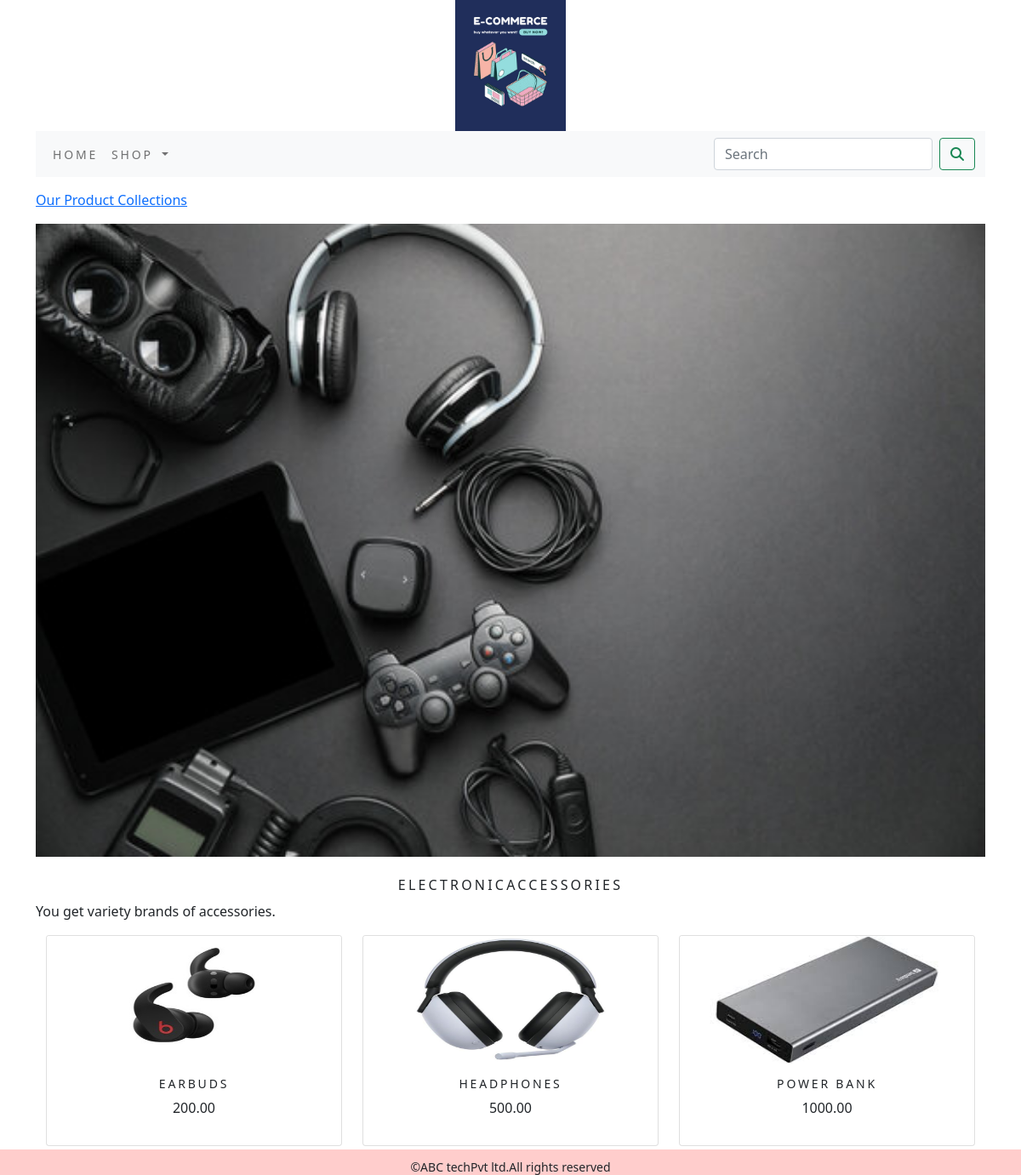
The page /shop/electronicaccessories/ on the database its author committed.
### shop/models.py (models this page shows, shortened)
class Category(models.Model):
    name = models.CharField(max_length=250, unique=True)
    slug = models.SlugField(max_length=250, unique=True)
    description = models.TextField(blank=True)
    image = models.ImageField(upload_to='category', blank=True)
    class Meta:
        ordering = ('name',)
        verbose_name = 'category'
        verbose_name_plural = 'categories'
    def get_url(self):
        return reverse('shop:products_by_category', args=[self.slug])

class Product(models.Model):
    name = models.CharField(max_length=250, unique=True)
    slug = models.SlugField(max_length=250, unique=True)
    description = models.TextField(blank=True)
    price = models.DecimalField(max_digits=10, decimal_places=2)
    category = models.ForeignKey(Category, on_delete=models.CASCADE)
    image = models.ImageField(upload_to='product', blank=True)
    stock = models.IntegerField()
    available = models.BooleanField(default=True)
    created = models.DateTimeField(auto_now_add=True)
    updated = models.DateTimeField(auto_now=True)
    def get_url(self):
        return reverse('shop:prodCatdetail', args=[self.category.slug, self.slug])
    class Meta:
        ordering = ('name',)
        verbose_name = 'product'
        verbose_name_plural = 'products'

### shop/views.py (the view)
# urls.py: path('',views.allProductCat,name='allProductCat'),
def allProductCat(request, c_slug=None):
    c_page = None
    products_list = None
    if c_slug != None:
        c_page = get_object_or_404(Category, slug=c_slug)
        products_list = Product.objects.all().filter(category=c_page, available=True)
    else:
        products_list = Product.objects.all().filter(available=True)
    paginator=Paginator(products_list,6)
    try:
        page=int(request.GET.get('page','1'))
    except:
        page=1
    try:
        products=paginator.page(page)
    except (EmptyPage,InvalidPage):
        products=paginator.page(Paginator.num_pages)
    return render(request, "category.html", {'category': c_page, 'products': products})

### cart/context_processors.py (called while the page is built)
def counter(request):
    item_count=0
    if 'admin' in request.path:
        return {}
    else:
        try:
            cart=Cart.objects.filter(cart_id=_cart_id(request))
            cart_items=CartItem.objects.all().filter(cart=cart[:1])
            for cart_item in cart_items:
                item_count += cart_item.quantity
        except Cart.DoesNotExist:
            item_count=0
    return dict(item_count=item_count)

### cart/views.py (called while the page is built)
def _cart_id(request):
    cart = request.session.session_key
    if not cart:
        cart = request.session.create()
    return cart

### shop/context_processors.py (called while the page is built)
def menu_links(request):
    links=Category.objects.all()
    return dict(links=links)

### templates/category.html (shortened to what this page needs)
{% extends 'base.html' %}
{% load static %}
{% block content %}
{% if category %}
<div>
    <div class="row my_row_class">
        <div class="mx_auto">
        <p><a href="{% url 'shop:allProductCat' %}">Our Product Collections</a></p>
       </div>
    </div>
</div>
    {% endif %}
<div class="mx_auto">
    {% if category %}
    <img class="my_image" src="{{category.image.url}}" alt="{{category.name}}">
</div>
<br>
<div>
    <h1 class="text-center my_title">{{category.name}}</h1>
    <p class="text-justify">{{category.description}}</p>
</div>
    {% endif %}
<div class="container">
    <div class="row mx_auto">
        {% for product in products.object_list %}
        <div class="my_bottom_margin col-9 col-sm-12 col-md-4 xol-lg-4">
            <div class="card text-center" style="min-width:18em;">
                <a href="{{product.get_url}}"><img class="card-img-top my_image_p" src="{{product.image.url}}" alt="{{product.name}}"></a>
                <div class="card-body">
                    <h4>{{product.name}}</h4>
                    <p>{{product.price}}</p>
                </div>
            </div>
        </div>
        {% endfor %}
    </div>
    <br>
</div>
{% endblock %}

### static/css/custom.css (style rules this page uses)
body { font-family: 'Cormorant SC', serif; }
.my_row_class { padding-top:15px; }
.my_image { width:100%; height:auto; }
.my_image_p { width:200px; height:150px; }
.my_title { font-size:16px; text-transform:uppercase; letter-spacing:.2em; }
.my_bottom_margin { margin-bottom:10px; }
.card-body h4 { font-size:14px; text-transform:uppercase; letter-spacing:.2em; }

### rows shown on the page
Category: image (picture), name "ELECTRONICACCESSORIES", description "You get variety brands of accessories."
Product: image (picture), name "EARBUDS", price "200.00"
Product: image (picture), name "HEADPHONES", price "500.00"
Product: image (picture), name "POWER BANK", price "1000.00"
